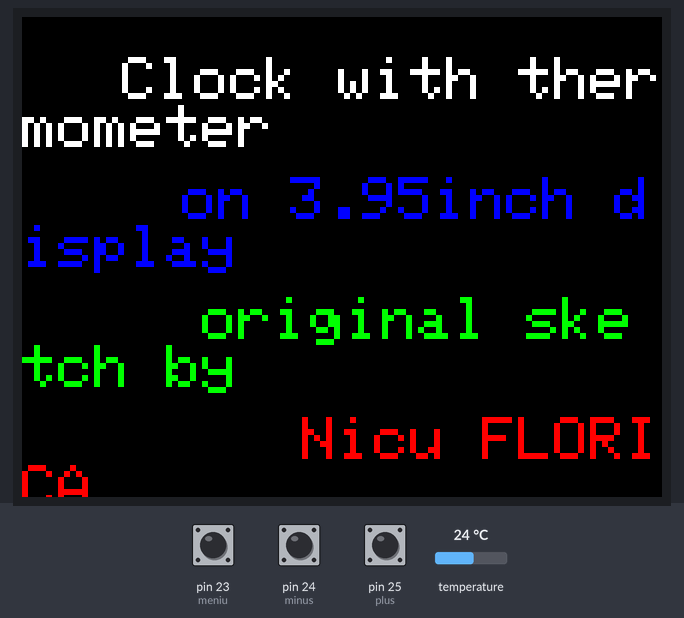
A sketch run on a simulated Arduino Mega 2560, built with avr-gcc and run on an emulated ATmega2560. Parts: 320×240 colour display. Wiring (inferred from the names in the program): DS3231 clock at I2C address 0x68. The test bench sets the inputs (shaded band); at power-on: pin 23 (meniu) HIGH, pin 24 (minus) HIGH, pin 25 (plus) HIGH, temperature 24 °C. The local clock reads 2024-03-15 10:24:30 at power-on unless the sketch sets it; what the sketch prints to the serial monitor is not drawn.

Above: at 1.1 s.
At 10.5 s:
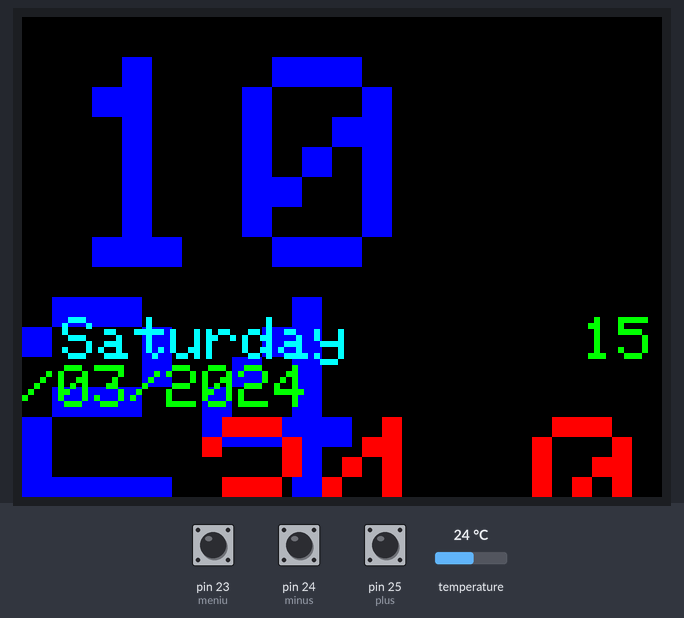
10.6 s: pin 23 (meniu) pulled LOW for 0.15 s
At 12.9 s:
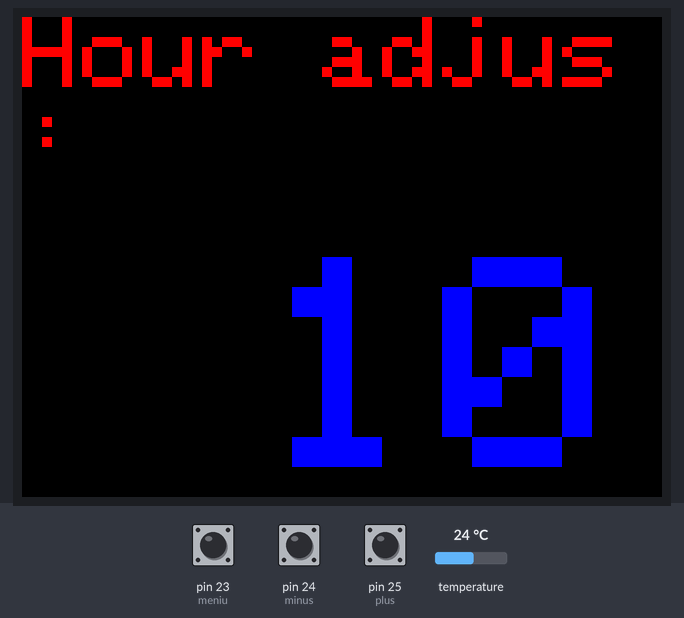
13.2 s: pin 23 (meniu) pulled LOW for 3.2 s
At 17.4 s:
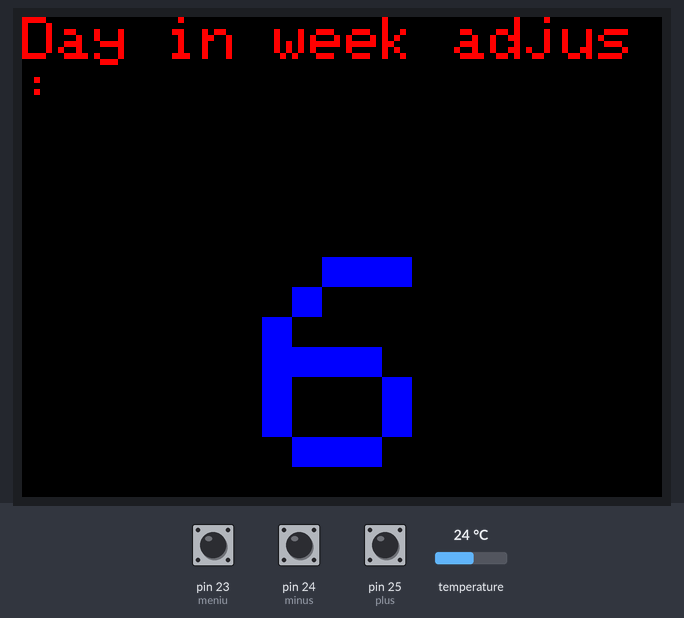
17.9 s: pin 23 (meniu) pulled LOW for 1 s
At 18.8 s:
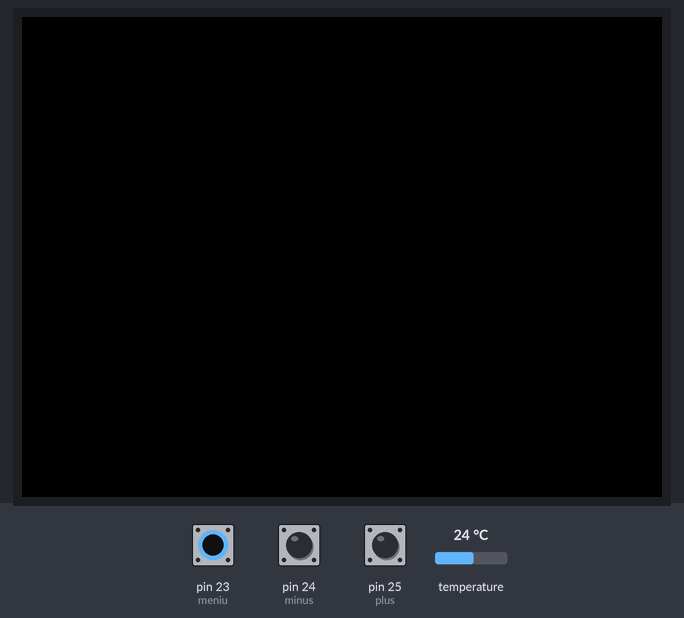
Timing chart, 0 to 20.9 s (numbered marks = the images above; inputs shaded):
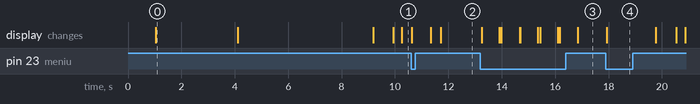

Measured:
- after the input at 10.6 s, the display: first changes at once (image 2 shows a later state)
- after the input at 13.2 s, the display: first changes after 0.05 s (image 3 shows a later state)
- after the input at 17.9 s, the display: changes at once (image 4)
- what the display in image 0 shows lasts 3.1 s, from 1.0 s to 4.1 s

The sketch:

clock_ver1.ino
```cpp
// All the mcufriend.com UNO shields have the same pinout.
// i.e. control pins A0-A4.  Data D2-D9.  microSD D10-D13.
// Touchscreens are normally A1, A2, D7, D6 but the order varies
// https://github.com/prenticedavid/MCUFRIEND_kbv
// This demo should work with most Adafruit TFT libraries
// If you are not using a shield,  use a full Adafruit constructor()
// e.g. Adafruit_TFTLCD tft(LCD_CS, LCD_CD, LCD_WR, LCD_RD, LCD_RESET);
// Nicu FLORICA (niq_ro) clear the sketch for pust some text in portrait and landscape mode
// see more at http://www.tehnic.go.ro
// & http://nicuflorica.blogspot.ro/
// ver. 0 - just clear the sketch
// ver.00c - put DS3231 clock and DS18B20 sensor

#include <OneWire.h>
#include <DallasTemperature.h>
// Data wire is plugged into port 22 on the Arduino Due
#define ONE_WIRE_BUS 22
// Setup a oneWire instance to communicate with any OneWire devices (not just Maxim/Dallas temperature ICs)
OneWire oneWire(ONE_WIRE_BUS);
// Pass our oneWire reference to Dallas Temperature.
DallasTemperature sensors(&oneWire);

#include <Wire.h>
#define DS3231_I2C_ADDRESS 104
byte tMSB, tLSB;

#define LCD_CS A3 // Chip Select goes to Analog 3
#define LCD_CD A2 // Command/Data goes to Analog 2
#define LCD_WR A1 // LCD Write goes to Analog 1
#define LCD_RD A0 // LCD Read goes to Analog 0
#define LCD_RESET A4 // Can alternately just connect to Arduino's reset pin

#include <SPI.h>          // f.k. for Arduino-1.5.2
#include "Adafruit_GFX.h"// Hardware-specific library
#include <MCUFRIEND_kbv.h>
MCUFRIEND_kbv tft;
//#include <Adafruit_TFTLCD.h>
//Adafruit_TFTLCD tft(LCD_CS, LCD_CD, LCD_WR, LCD_RD, LCD_RESET);

// Assign human-readable names to some common 16-bit color values:
#define	BLACK   0x0000
#define	RED     0x001F
#define	BLUE    0xF800
#define	GREEN   0x07E0
#define YELLOW  0x07FF
#define MAGENTA 0xF81F
#define CYAN    0xFFE0
#define WHITE   0xFFFF

uint16_t g_identifier;

byte hh, mm, ss;
byte yy, ll, dd, zz;
int hh1, mm1, yy1, ll1, dd1, zz1;

byte zh,uh,zm,um;
byte zd, ud, zl, ul, zy, uy;
//byte hh0 = 14;
byte zh0 = 1;
byte uh0 = 4;
//byte mm0 = 35;
byte zm0 = 3;
byte um0 = 5;
int ics1 = 400;
int igrec1 = 20;
byte zz0 = 8;
byte dd0 = 32;
int x = 10;
float t;
float t0 = 23.5;
int t1;
byte zt1;
byte ut1;
byte st1;

byte zt0 = 2;
byte ut0 = 3;
byte st0 = 5;

unsigned long citire;
unsigned long stau = 15000;
int semn = 1;
int te = 0;
byte zt, ut, st, rt;

byte limburus = 0;  // 0 for english, 1 pt romana

#define meniu 23
#define minus 24
#define plus 25
byte nivel=20;  //
int maxday;


void setup(void) {
    Serial.begin(9600);

  // Start up the library
  sensors.begin();
    g_identifier = 0x9481;// force ID
    tft.begin(g_identifier);
    tft.fillScreen(BLACK);  // clear screen

tft.setRotation(1);  // landscape

Wire.begin();
// setDS3231time(second, minute, hour, dayOfWeek, dayOfMonth, month, year)
// setDS3231time(0, 00, 16, 6, 2, 1, 17);

citire = millis();
 sensors.requestTemperatures(); // Send the command to get temperatures
 t = sensors.getTempCByIndex(0);
 Serial.println(sensors.getTempCByIndex(0));


if (limburus == 0)
{
 tft.setTextSize(3);
            tft.setCursor(50, 20);
            tft.setTextColor(WHITE);
            tft.println("Clock with thermometer");
            tft.setCursor(80, 80);
            tft.setTextColor(RED);
            tft.println("on 3.95inch display");
            tft.setCursor(90, 140);
            tft.setTextColor(GREEN);
            tft.println("original sketch by");
            tft.setCursor(140, 200);
            tft.setTextColor(BLUE);
            tft.println("Nicu FLORICA");
            tft.setCursor(180, 260);
            tft.setTextColor(BLUE);
            tft.println("(niq_ro)");
    delay(3000);
    tft.fillScreen(BLACK);  // clear screen
    tft.setTextColor(WHITE);
    tft.setCursor(30, 140);
    tft.println("in memory of Figo cat,");
    tft.setCursor(30, 200);
    tft.println("member of my family..");
}
else
{
 tft.setTextSize(4);
            tft.setCursor(20, 20);
            tft.setTextColor(WHITE);
            tft.println("Ceas cu termometru");
            tft.setCursor(30, 80);
            tft.setTextColor(RED);
            tft.println("pe afisaj de 3.95");
            tft.setCursor(40, 140);
            tft.setTextColor(GREEN);
            tft.println("program scris de");
            tft.setCursor(90, 200);
            tft.setTextColor(BLUE);
            tft.println("Nicu FLORICA");
            tft.setCursor(130, 260);
            tft.setTextColor(BLUE);
            tft.println("(niq_ro)");
    delay(3000);
    tft.setTextSize(3);
    tft.fillScreen(BLACK);  // clear screen
    tft.setCursor(10, 140);
    tft.setTextColor(WHITE);
    tft.println("in memoria pisicului Figo,");
    tft.setCursor(30, 190);
    tft.println("membru al familiei...");

}
   delay(5000);
    tft.fillScreen(BLACK);  // clear screen
 tft.setTextSize(3);
pinMode(meniu, INPUT);   // MENU button
pinMode(plus, INPUT);   // + button
pinMode(minus, INPUT);   // + button
digitalWrite(meniu, HIGH);
digitalWrite(plus, HIGH);
digitalWrite(minus, HIGH);
}

void loop(void) {


if (nivel == 1)  // clock & thermometer
{

if (digitalRead(meniu) == LOW)
  {
  nivel = 2;
  tft.fillScreen(BLACK);  // clear screen
//  delay(500);
  }
// tft.fillScreen(BLACK);  // clear screen
tft.setTextSize(15);
 readDS3231time(&ss, &mm, &hh, &zz, &dd, &ll,&yy);
/*
 Serial.print(hh);
 Serial.print(" : ");
 Serial.println(ss);
*/
zh = hh/10;
uh = hh%10;
zm = mm/10;
um = mm%10;
/*
if (mm != mm0)
{
stergere(x+270,20,15); // minute
stergere(x+360,20,15);
}
*/
if (zm != zm0)
{
stergere(x+270,20,15); // minute
}
if (um != um0)
{
stergere(x+360,20,15);
}
/*
if (hh != hh0)
{
stergere(x+10,20,15); // hour
stergere(x+100,20,15);
}
*/
if (zh != zh0)
{
stergere(x+10,20,15); // hour
}
if (uh != uh0)
{
stergere(x+100,20,15);
}

zm0 = zm;
um0 = um;
zh0 = zh;
uh0 = uh;
//mm0 = mm;
//hh0 = hh;

// first row - clock (primul rand  - ora)
            tft.setCursor(x+10, 20);
            tft.setTextColor(RED);
            tft.print(zh);
            tft.print(uh);
            if (millis()/1000%2) tft.print(":");
            else
            {
            stergere(x+190,20,15);
            tft.print(" ");
            }
            tft.print(zm);
            tft.print(um);


tft.setTextSize(3);
tft.setTextColor(YELLOW);
if (zz != zz0)
{
for (int i=0; i<9; i++){
stergere(20+i*18,150,3);
}
zz0 = zz;
}
if (limburus == 1)
{
tft.setCursor(20, 150);
if ((zz == 0) || (zz == 7)) tft.print("Duminica");
if (zz == 1) tft.print("Luni");
if (zz == 2) tft.print("Marti");
if (zz == 3) tft.print("Miercuri");
if (zz == 4) tft.print("Joi");
if (zz == 5) tft.print("Vineri");
if (zz == 6) tft.print("Sambata");
}
else
{
tft.setCursor(20, 150);
if ((zz == 0) || (zz == 7)) tft.print("Sunday");
if (zz == 1) tft.print("Monday");
if (zz == 2) tft.print("Tuesday");
if (zz == 3) tft.print("Wednesday");
if (zz == 4) tft.print("Thursday");
if (zz == 5) tft.print("Friday");
if (zz == 6) tft.print("Saturday");
}
tft.setTextColor(GREEN);
tft.setCursor(280, 150);
if (dd != dd0)
{
for (int i=0; i<10; i++){
stergere(280+i*18,150,3);
}
dd0 = dd;
}

zd = dd/10;
ud = dd%10;
zl = ll/10;
ul = ll%10;
zy = yy/10;
uy = yy%10;


tft.setCursor(280, 150);
tft.print(zd);
tft.print(ud);
tft.print("/");
tft.print(zl);
tft.print(ul);
tft.print("/20");
tft.print(zy);
tft.print(uy);


if (millis() - citire > stau)
{
// call sensors.requestTemperatures() to issue a global temperature
  sensors.setResolution(12);
  // request to all devices on the bus
  Serial.print("Requesting temperatures...");
  sensors.requestTemperatures(); // Send the command to get temperatures
  Serial.println("DONE");

  Serial.print("Temperature for the device 1 (index 0) is: ");
  t = sensors.getTempCByIndex(0);
  Serial.println(t);

 citire = millis();
}

if (t != t0)
{
for (int i=0; i<7; i++){
stergere(30+i*60,200,10);
}

te = 10*t;
zt = te/100;
rt = te%100;
ut = rt/10;
st = rt%10;

if (t < 0)
{
 semn = -1;
 t = -t;
}
else semn = 1;
}
t0 = semn*t;

tft.setTextSize(10);
tft.setTextColor(BLUE);
//tft.setCursor(30, 200);
//tft.print("-20.5 C");

if ((semn == -1) && (t >= 10.0))
            {
             tft.setCursor(30, 200);
             tft.print("-");
             tft.print(zt);
             tft.print(ut);
            }
            if ((semn == -1) && (t < 10.0))
            {
             tft.setCursor(120, 200);
             tft.print("-");
             tft.print(ut);
            }
            if ((semn == 1) && (t < 10.0))
            {
             tft.setCursor(180, 200);
             tft.print(ut);
            }
            if ((semn == 1) && (t >= 10.0))
            {
             tft.setCursor(90, 200);
             tft.print(zt);
             tft.print(ut);
            }
             tft.setCursor(195, 200);
             tft.print(",");
             tft.print(st);
             tft.print(" C");
          tft.setTextSize(5);
             tft.setCursor(330, 200);
             tft.print("O");
} // end level 1

if (nivel == 2)  // clear screen and enter to change hour
{
tft.fillScreen(BLACK);  // clear screen
delay(500);
hh1 = hh;
tft.setTextSize(5);
tft.setCursor(0, 0);
if (limburus == 0)
{
tft.print("Hour adjus:");
}
else
tft.print("Reglaj ora:");
tft.setTextSize(15);
nivel = 3;
}


if (nivel == 3)  // clear screen and enter to change hour
{
zh = hh1/10;
uh = hh1%10;
stergere(x+100,120,15); // hour
stergere(x+200,120,15);
            tft.setCursor(x+110, 120);
            tft.setTextColor(RED);
            tft.print(zh);
            tft.print(uh);
delay(10);
            tft.setCursor(x+110, 120);
            tft.setTextColor(BLUE);
            tft.print(zh);
            tft.print(uh);
delay(10);

if (digitalRead(meniu) == LOW)
  {
  nivel = 4;
  mm1 = mm;
  tft.fillScreen(BLACK);  // clear screen
//  delay(500);
  }

if (digitalRead(plus) == LOW)
    {
    hh1 = hh1+1;
    delay(150);
    }
if (digitalRead(minus) == LOW)
    {
    hh1 = hh1-1;
    delay(150);
    }
if (hh1 > 23) hh1 = 0;
if (hh1 < 0) hh1 = 23;
}

if (nivel == 4)  // clear screen and enter to change minutes
{
tft.fillScreen(BLACK);  // clear screen
delay(500);
tft.setTextSize(5);
tft.setCursor(0, 0);
if (limburus == 0)
{
tft.print("Minute adjus:");
}
else
tft.print("Reglaj minute:");
tft.setTextSize(15);
nivel = 5;
}


if (nivel == 5)  // clear screen and enter to change minute
{
zm = mm1/10;
um = mm1%10;
stergere(x+100,120,15); // hour
stergere(x+200,120,15);
            tft.setCursor(x+110, 120);
            tft.setTextColor(RED);
            tft.print(zm);
            tft.print(um);
delay(10);
            tft.setCursor(x+110, 120);
            tft.setTextColor(BLUE);
            tft.print(zm);
            tft.print(um);
delay(10);

if (digitalRead(meniu) == LOW)
  {
  nivel = 6;
  tft.fillScreen(BLACK);  // clear screen
//  delay(500);
  }

if (digitalRead(plus) == LOW)
    {
    mm1 = mm1+1;
    delay(150);
    }
if (digitalRead(minus) == LOW)
    {
    mm1 = mm1-1;
    delay(150);
    }
if (mm1 > 59) mm1 = 0;
if (mm1 < 0) mm1 = 59;
}

if (nivel == 6)  // clear screen and enter to change minutea
{
tft.fillScreen(BLACK);  // clear screen
delay(500);
tft.setTextSize(5);
tft.setCursor(0, 0);
yy1 = yy;
if (limburus == 0)
{
tft.print("Year adjus:");
}
else
tft.print("Reglaj an:");
tft.setTextSize(15);
tft.setCursor(x+60, 120);
tft.print("20");
nivel = 7;
}

if (nivel == 7)  // clear screen and enter to change minute
{
zy = yy1/10;
uy = yy1%10;
stergere(x+240,120,15); // year
stergere(x+320,120,15);
            tft.setCursor(x+240, 120);
            tft.setTextColor(RED);
            tft.print(zy);
            tft.print(uy);
delay(10);
            tft.setCursor(x+240, 120);
            tft.setTextColor(BLUE);
            tft.print(zy);
            tft.print(uy);
delay(10);

if (digitalRead(meniu) == LOW)
  {
  nivel = 8;
  tft.fillScreen(BLACK);  // clear screen
  ll1 = ll;
//  delay(500);
  }

if (digitalRead(plus) == LOW)
    {
    yy1 = yy1+1;
    delay(150);
    }
if (digitalRead(minus) == LOW)
    {
    yy1 = yy1-1;
    delay(150);
    }
if (yy1 > 29) yy1 = 17;
if (yy1 < 17) yy1 = 29;
}

if (nivel == 8)  // clear screen and enter to change minutea
{
tft.fillScreen(BLACK);  // clear screen
delay(500);
tft.setTextSize(5);
tft.setCursor(0, 0);
ll1 = ll;
if (limburus == 0)
{
tft.print("Month adjus:");
}
else
tft.print("Reglaj luna:");
tft.setTextSize(15);
nivel = 9;
}

if (nivel == 9)  // clear screen and enter to change month
{
zl = ll1/10;
ul = ll1%10;
stergere(x+100,120,15); // hour
stergere(x+200,120,15);
            tft.setCursor(x+110, 120);
            tft.setTextColor(RED);
            tft.print(zl);
            tft.print(ul);
delay(10);
            tft.setCursor(x+110, 120);
            tft.setTextColor(BLUE);
            tft.print(zl);
            tft.print(ul);
delay(10);

if (digitalRead(meniu) == LOW)
  {
  nivel = 10;
  tft.fillScreen(BLACK);  // clear screen
//  delay(500);
  }

if (digitalRead(plus) == LOW)
    {
    ll1 = ll1+1;
    delay(150);
    }
if (digitalRead(minus) == LOW)
    {
    ll1 = ll1-1;
    delay(150);
    }
if (ll1 > 12) ll1 = 1;
if (ll1 < 1) ll1 = 12;
}

if (nivel == 10)  // clear screen and enter to change day in month
{
tft.fillScreen(BLACK);  // clear screen
delay(500);
tft.setTextSize(5);
tft.setCursor(0, 0);
dd1 = dd;
if (limburus == 0)
{
tft.print("Day adjus:");
}
else
tft.print("Reglaj zi:");
tft.setTextSize(15);
dd1 = dd;
nivel = 11;
}

if (nivel == 11)  // clear screen and enter to change day in month
{
zd = dd1/10;
ud = dd1%10;
stergere(x+100,120,15); // day
stergere(x+200,120,15);
            tft.setCursor(x+110, 120);
            tft.setTextColor(RED);
            tft.print(zd);
            tft.print(ud);
delay(10);
            tft.setCursor(x+110, 120);
            tft.setTextColor(BLUE);
            tft.print(zd);
            tft.print(ud);
delay(10);

if (digitalRead(meniu) == LOW)
  {
  nivel = 12;
  tft.fillScreen(BLACK);  // clear screen
//  delay(500);
  }

if (digitalRead(plus) == LOW)
    {
    dd1 = dd1+1;
    delay(150);
    }
if (digitalRead(minus) == LOW)
    {
    dd1 = dd1-1;
    delay(150);
    }

 // Dawn & Dusk controller. http://andydoz.blogspot.ro/2014_08_01_archive.html
 if (ll == 4 || ll == 5 || ll == 9 || ll == 11) { //30 days hath September, April June and November
    maxday = 30;
  }
  else {
  maxday = 31; //... all the others have 31
  }
  if (ll ==2 && yy % 4 ==0) { //... Except February alone, and that has 28 days clear, and 29 in a leap year.
    maxday = 29;
  }
  if (ll ==2 && ll % 4 !=0) {
    maxday = 28;
  }

if (dd1 > maxday) dd1 = 1;
if (dd1 < 1) dd1 = maxday;
}

if (nivel == 12)  // clear screen and enter to change day in week
{
tft.fillScreen(BLACK);  // clear screen
delay(500);
tft.setTextSize(3);
tft.setCursor(0, 0);
zz1 = zz;
if (limburus == 0)
{
tft.print("Day in week adjus:");
}
else
tft.print("Reglaj zi in saptamana:");
tft.setTextSize(15);
nivel = 13;
}

if (nivel == 13)  // clear screen and enter to change month
{
stergere(x+100,120,15); // hour
            tft.setCursor(x+110, 120);
            tft.setTextColor(RED);
            tft.print(zz1);
delay(10);
            tft.setCursor(x+110, 120);
            tft.setTextColor(BLUE);
            tft.print(zz1);
delay(10);

if (digitalRead(meniu) == LOW)
  {
  nivel = 14;
  tft.fillScreen(BLACK);  // clear screen
//  delay(500);
  }

if (digitalRead(plus) == LOW)
    {
    zz1 = zz1+1;
    delay(150);
    }
if (digitalRead(minus) == LOW)
    {
    zz1 = zz1-1;
    delay(150);
    }
if (zz1 > 6) zz1 = 0;
if (ll1 < 0) zz1 = 7;
}

if (nivel == 14)  // clear screen and enter to change minutea
{
tft.fillScreen(BLACK);  // clear screen
delay(500);
tft.setTextSize(5);
tft.setCursor(0, 0);
if (limburus == 0)
{
tft.print("Record data...");
}
else
tft.print("Memorez datele...");
tft.setTextSize(15);
nivel = 19;
}

if (nivel == 19)  // clear screen and enter to change minutea
{
tft.fillScreen(BLACK);  // clear screen
delay(500);
setDS3231time(0, mm1, hh1, zz1, dd1, ll1, yy1);
nivel = 20;
}

if (nivel == 20)
{
delay(500);
tft.fillScreen(BLACK);  // clear screen
nivel = 1;
}


}  // end

void stergere1(int ics, int igrec)
{
for (int i=0; i < 64; i++){
tft.drawLine(ics, igrec+i, ics+64, igrec+i, BLACK);
}
}

void stergere(int ics, int igrec, int zum)
{
for (int i=0; i < 8*zum; i++){
tft.drawLine(ics, igrec+i, ics+6*zum, igrec+i, BLACK);
//tft.drawLine(ics, igrec+i, ics+6*zum, igrec+i, BLUE);
}
}

// http://forum.arduino.cc/index.php?topic=398891.0
void setDS3231time(byte second, byte minute, byte hour, byte dayOfWeek, byte
                   dayOfMonth, byte month, byte year)
{
    // sets time and date data to DS3231
    Wire.beginTransmission(DS3231_I2C_ADDRESS);
    Wire.write(0); // set next input to start at the seconds register
    Wire.write(decToBcd(second)); // set seconds
    Wire.write(decToBcd(minute)); // set minutes
    Wire.write(decToBcd(hour)); // set hours
    Wire.write(decToBcd(dayOfWeek)); // set day of week (1=Sunday, 7=Saturday)
    Wire.write(decToBcd(dayOfMonth)); // set date (1 to 31)
    Wire.write(decToBcd(month)); // set month
    Wire.write(decToBcd(year)); // set year (0 to 99)
    Wire.endTransmission();
}

// Convert binary coded decimal to normal decimal numbers
byte bcdToDec(byte val)
{
    return ( (val / 16 * 10) + (val % 16) );
}

// Convert normal decimal numbers to binary coded decimal
byte decToBcd(byte val)
{
    return ( (val / 10 * 16) + (val % 10) );
}

void readDS3231time(byte *second,
                    byte *minute,
                    byte *hour,
                    byte *dayOfWeek,
                    byte *dayOfMonth,
                    byte *month,
                    byte *year)
{
    Wire.beginTransmission(DS3231_I2C_ADDRESS);
    Wire.write(0); // set DS3231 register pointer to 00h
    Wire.endTransmission();
    Wire.requestFrom(DS3231_I2C_ADDRESS, 7);
    // request seven bytes of data from DS3231 starting from register 00h
    *second = bcdToDec(Wire.read() & 0x7f);
    *minute = bcdToDec(Wire.read());
    *hour = bcdToDec(Wire.read() & 0x3f);
    *dayOfWeek = bcdToDec(Wire.read());
    *dayOfMonth = bcdToDec(Wire.read());
    *month = bcdToDec(Wire.read());
    *year = bcdToDec(Wire.read());
}
```
